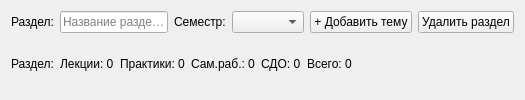
<?xml version="1.0" encoding="UTF-8"?>
<ui version="4.0">
    <class>SectionWidget</class>
    <widget class="QWidget" name="SectionWidget">
        <layout class="QVBoxLayout" name="mainLayout">

            <!-- Header -->
            <item>
                <layout class="QHBoxLayout" name="headerLayout">

                    <item>
                        <widget class="QLabel" name="labelSection">
                            <property name="text">
                                <string>Раздел:</string>
                            </property>
                        </widget>
                    </item>

                    <item>
                        <widget class="QLineEdit" name="name_edit">
                            <property name="placeholderText">
                                <string>Название раздела</string>
                            </property>
                        </widget>
                    </item>

                    <item>
                        <widget class="QLabel" name="labelSemester">
                            <property name="text">
                                <string>Семестр:</string>
                            </property>
                        </widget>
                    </item>

                    <item>
                        <widget class="QComboBox" name="semester_combo"/>
                    </item>

                    <item>
                        <widget class="QPushButton" name="add_topic_btn">
                            <property name="text">
                                <string>+ Добавить тему</string>
                            </property>
                        </widget>
                    </item>

                    <item>
                        <widget class="QPushButton" name="delete_btn">
                            <property name="text">
                                <string>Удалить раздел</string>
                            </property>
                        </widget>
                    </item>


                </layout>
            </item>

            <!-- Summary -->
            <item>
                <layout class="QHBoxLayout" name="summaryLayout">

                    <item>
                        <widget class="QLabel" name="summary_label">
                            <property name="text">
                                <string>Раздел:</string>
                            </property>
                        </widget>
                    </item>

                    <item>
                        <widget class="QLabel" name="section_lecture_label">
                            <property name="text">
                                <string>Лекции: 0</string>
                            </property>
                        </widget>
                    </item>

                    <item>
                        <widget class="QLabel" name="section_practice_label">
                            <property name="text">
                                <string>Практики: 0</string>
                            </property>
                        </widget>
                    </item>

                    <item>
                        <widget class="QLabel" name="section_self_study_label">
                            <property name="text">
                                <string>Сам.раб.: 0</string>
                            </property>
                        </widget>
                    </item>

                    <item>
                        <widget class="QLabel" name="section_sdo_label">
                            <property name="text">
                                <string>СДО: 0</string>
                            </property>
                        </widget>
                    </item>

                    <item>
                        <widget class="QLabel" name="section_total_label">
                            <property name="text">
                                <string>Всего: 0</string>
                            </property>
                        </widget>
                    </item>

                    <item>
                        <spacer name="summarySpacer">
                            <property name="orientation">
                                <enum>Qt::Horizontal</enum>
                            </property>
                            <property name="sizeHint" stdset="0">
                                <size>
                                    <width>40</width>
                                    <height>20</height>
                                </size>
                            </property>
                        </spacer>
                    </item>

                </layout>
            </item>

            <!-- Topics container -->
            <item>
                <layout class="QVBoxLayout" name="topics_container"/>
            </item>

        </layout>
    </widget>

    <resources/>
    <connections/>
</ui>
